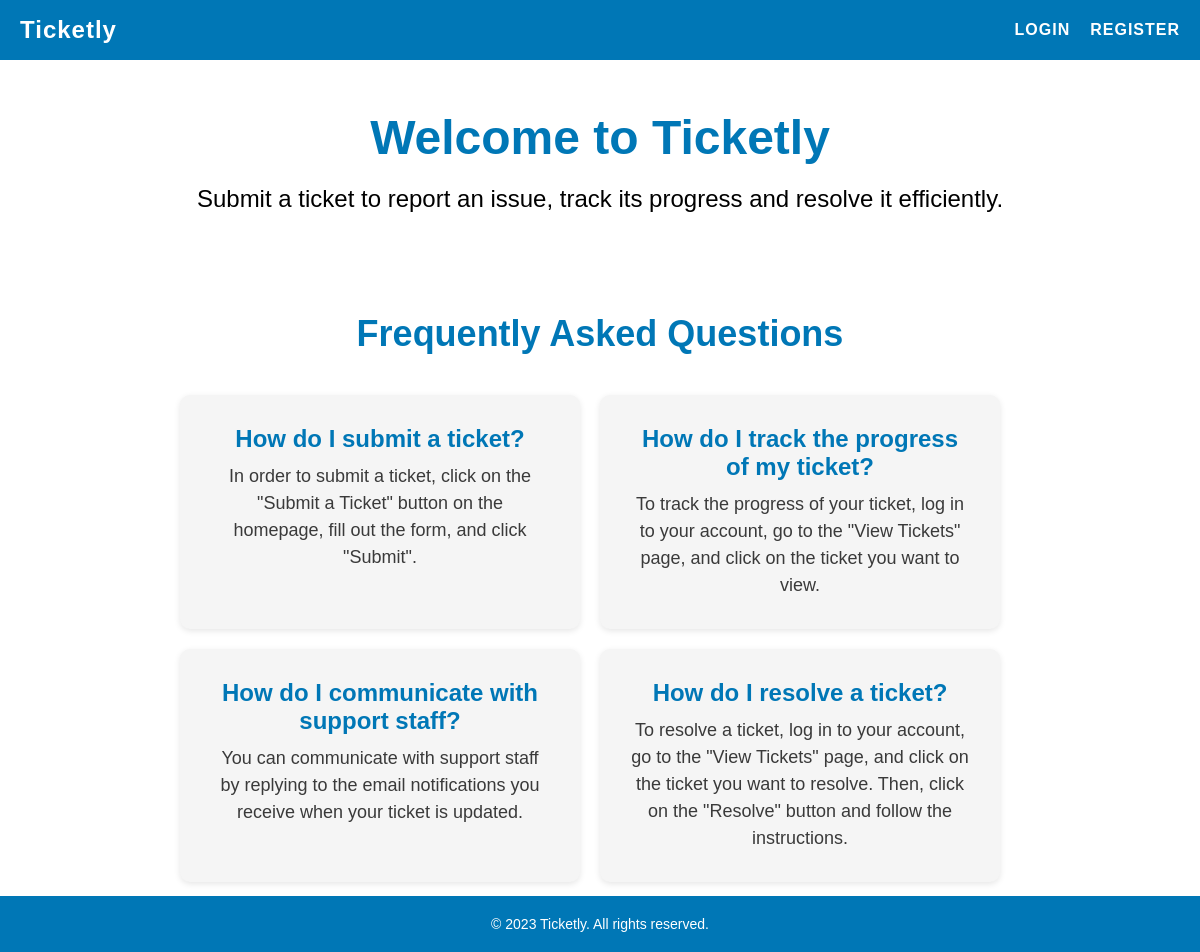
The page /pages/index.php on the database its author committed.
### tables this page shows
CREATE TABLE faqs (
    id INTEGER PRIMARY KEY AUTOINCREMENT,
    question TEXT NOT NULL,
    answer TEXT NOT NULL
);

### pages/index.php (called while the page is built, shortened)
<?php
    $session = new Session();
    require_once(__DIR__ . '/../templates/index.tpl.php');
    drawIndex($session);
?>

### database/faqs.class.php (called while the page is built, shortened)
<?php
    class Faqs {
        public function __construct(?int $id, string $question, string $answer) {
            $this->question = $question;
            $this->answer = $answer;
        }
    }
    function getFaqData(PDO $db) {
        $stmt = $db->query('SELECT * FROM faqs');
        $faqs = [];
        while ($row = $stmt->fetch(PDO::FETCH_ASSOC)) {
            $id = isset($row['id']) ? (int)$row['id'] : null;
            $question = isset($row['question']) ? $row['question'] : '';
            $answer = isset($row['answer']) ? $row['answer'] : '';
            $faq = new Faqs($id, $question, $answer);
            $faqs[] = $faq;
        }
        return $faqs;
    }
?>

### templates/index.tpl.php (the view, shortened to what this page needs)
<?php function drawIndex(Session $session){
    require_once '../database/connection.db.php';
    require_once '../database/faqs.class.php';
    $db = getDatabaseConnection();
    $faqs = getFaqData($db);
    ?>
    <!DOCTYPE html>
    <html lang="en">
    <head>
        <link rel="stylesheet" href="../style/index.css">
        <link rel="stylesheet" href="../style/header.css">
    </head>
    <body>
        <header>
            <h1>Ticketly</h1>
            <nav>
                <ul>
                    <li><a href="login.php">Login</a></li>
                    <li><a href="register.php">Register</a></li>
                </ul>
            </nav>
        </header>
        <main>
            <section id="hero">
                <h2>Welcome to Ticketly</h2>
                <p>Submit a ticket to report an issue, track its progress and resolve it efficiently.</p>
            </section>
            <section id="faq">
                <h3>Frequently Asked Questions</h3>
                <ul>
                    <?php foreach ($faqs as $faq) : ?>
                        <li>
                            <h4><?php echo htmlspecialchars($faq->question); ?></h4>
                            <p><?php echo htmlspecialchars($faq->answer); ?></p>
                        </li>
                    <?php endforeach; ?>
                </ul>
            </section>
        </main>
        <?php include '../templates/footer.tpl.php'; ?>
    </body>
    </html>
<?php } ?>

### style/index.css (style rules this page uses)
#hero { background-color: #fff; text-align: center; padding: 50px; }
#hero h2 { font-size: 48px; margin-bottom: 20px; color: #0077b6; }
#hero p { font-size: 24px; color: #000000; }
#faq { background-color: #fff; text-align: center; padding: 50px; }
#faq h3 { font-size: 36px; margin-bottom: 20px; color: #0077b6; }
#faq ul { list-style-type: none; margin-top: 40px; display: flex; flex-wrap: wrap; justify-content: center; }
#faq li { position: relative; width: 400px; padding: 30px; margin-right: 20px; margin-bottom: 20px; background-color: #f5f5f5; border-radius: 10px; box-shadow: 0px 2px 6px rgba(0, 0, 0, 0.1); }
#faq h4 { font-size: 24px; margin-bottom: 10px; color: #0077b6; }
#faq p { font-size: 18px; line-height: 1.5; color: #3a3a3a; }

### style/header.css (style rules this page uses)
* { box-sizing: border-box; margin: 0; padding: 0; }
body { font-family: Arial, sans-serif; background-color: #f5f5f5; }
header { background-color: #0077b6; color: #fff; display: flex; justify-content: space-between; align-items: center; padding: 20px; height: 60px; box-shadow: 0 4px 6px rgba(0, 0, 0, 0.1); }
header h1 { font-size: 24px; letter-spacing: 1px; }
header nav ul { display: flex; list-style-type: none; }
header nav li:not(:last-child) { margin-right: 20px; }
header nav a { color: #fff; text-decoration: none; font-size: 16px; letter-spacing: 1px; text-transform: uppercase; font-weight: 600; transition: color 0.3s ease; }

### rows shown on the page
faqs: question "How do I submit a ticket?", answer "In order to submit a ticket, click on the \"Submit a Ticket\" button on the homepage, fill out the form, and click \"Submit\"."
faqs: question "How do I track the progress of my ticket?", answer "To track the progress of your ticket, log in to your account, go to the \"View Tickets\" page, and click on the ticket you want to view."
faqs: question "How do I communicate with support staff?", answer "You can communicate with support staff by replying to the email notifications you receive when your ticket is updated."
faqs: question "How do I resolve a ticket?", answer "To resolve a ticket, log in to your account, go to the \"View Tickets\" page, and click on the ticket you want to resolve. Then, click on the \"Resolve\" button and follow the instructions."
